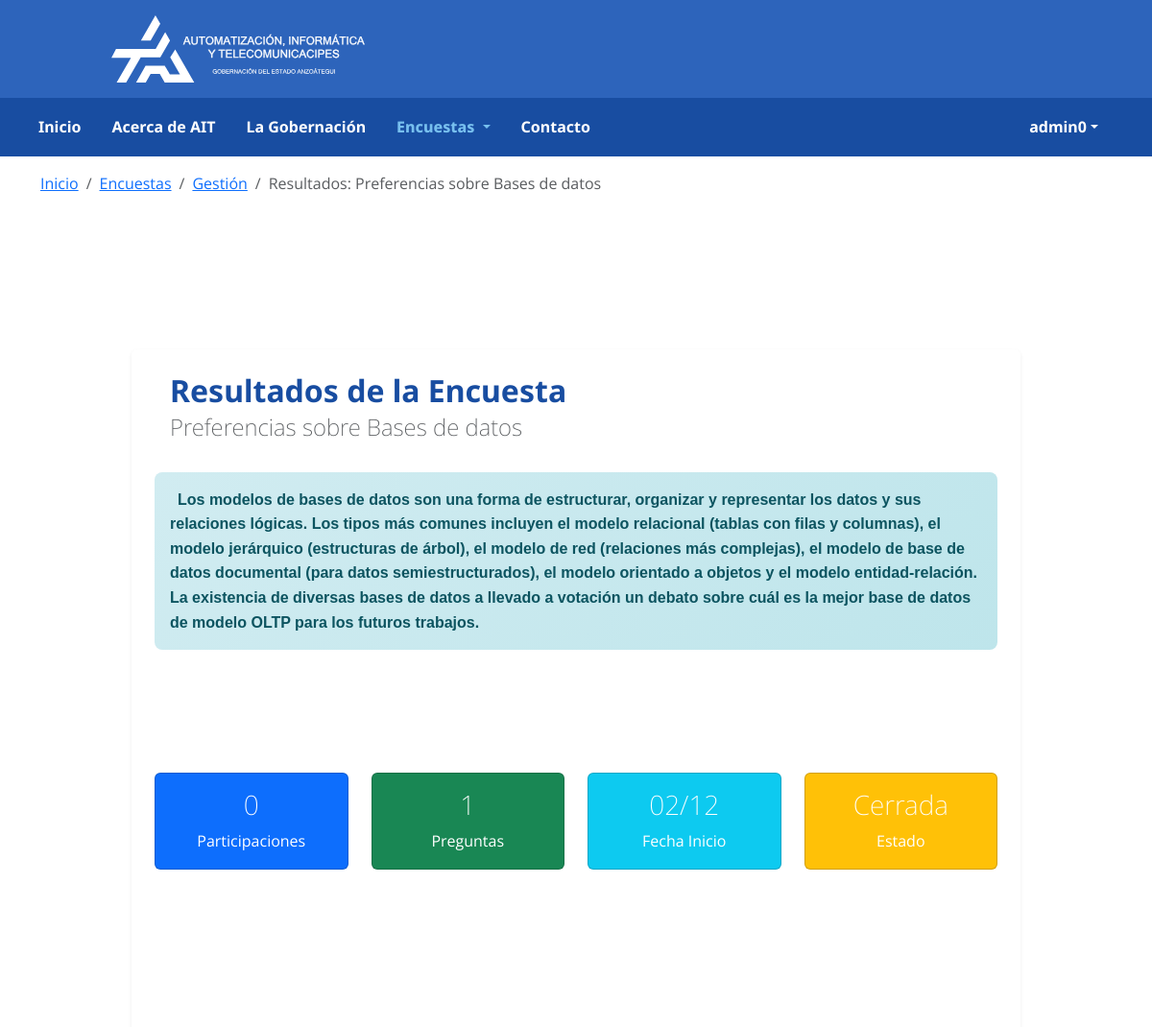
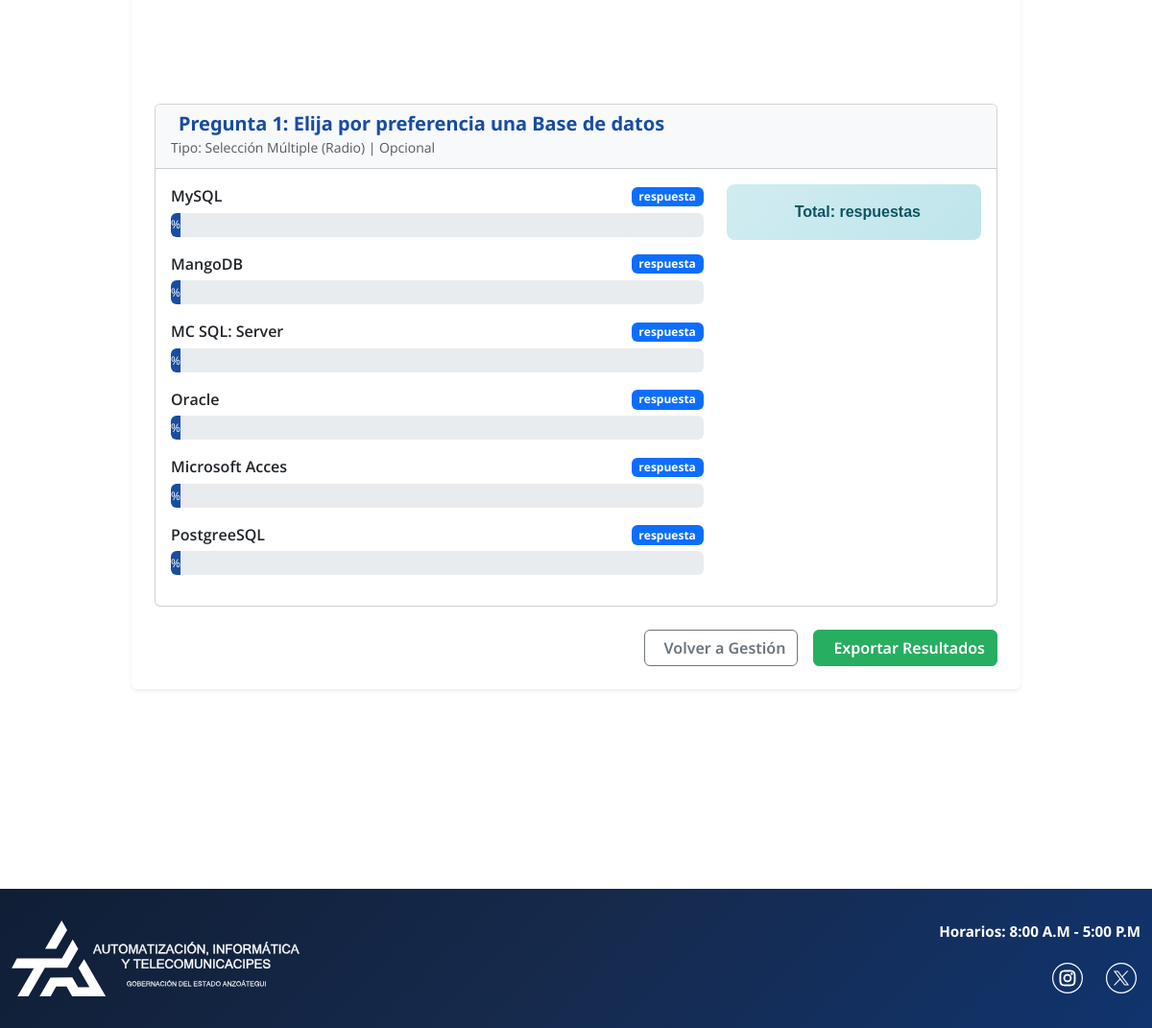
The app's page /polls/1/results/ (signed in) with its own data (2 pictures, top to bottom).
### model_poll/models.py (models this page shows, shortened)
class User(AbstractUser):
    full_name = models.CharField(max_length=255, blank=True, default='')
    profile_image = models.ImageField(upload_to='profiles/', blank=True, null=True)
    rol = models.ForeignKey(Rol, on_delete=models.SET_NULL, null=True, blank=True, related_name="usuarios")

class Poll(models.Model):
    class Status(models.TextChoices):
        BORRADOR = 'BORRADOR', 'Borrador'
        ACTIVA = 'ACTIVA', 'Activa'
        CERRADA = 'CERRADA', 'Cerrada'
    created_by = models.ForeignKey(settings.AUTH_USER_MODEL, on_delete=models.SET_NULL, null=True, related_name="encuestas_creadas")
    title = models.CharField(max_length=200)
    description = models.TextField(blank=True, null=True, default='')
    image = models.ImageField(upload_to='polls/', blank=True, null=True)
    status = models.CharField(max_length=20, choices=Status.choices, default=Status.BORRADOR)
    star_date = models.DateTimeField(null=True, blank=True, help_text="Fecha y hora de inicio de la encuesta")
    end_date = models.DateTimeField(null=True, blank=True, help_text="Fecha y hora de finalización de la encuesta")

class Question(models.Model):
    class QuestionType(models.TextChoices):
        TEXTO_LIBRE = 'TEXTO_LIBRE', 'Texto Libre'
        SELECCION_MULTIPLE = 'SELECCION_MULTIPLE', 'Selección Múltiple (Radio)'
        CASILLA_VERIFICACION = 'CASILLA_VERIFICACION', 'Casilla de Verificación (Checkbox)'
        ESCALA_NUMERICA = 'ESCALA_NUMERICA', 'Escala Numérica (1-5)'
    poll = models.ForeignKey(Poll, on_delete=models.CASCADE, related_name="preguntas")
    question_text = models.TextField()
    question_type = models.CharField(max_length=50, choices=QuestionType.choices)
    is_obligatory = models.BooleanField(default=False)
    order = models.PositiveIntegerField(default=0, help_text="Orden de las preguntas (0, 1, 2 ...)")
    class Meta:
        ordering = ['order'] # Ordena las preguntas por defecto según el campo 'order'

class Options(models.Model):
    question = models.ForeignKey(Question, on_delete=models.CASCADE, related_name="opciones")
    options_text = models.CharField(max_length=255)
    value = models.IntegerField(null=True, blank=True, help_text="Valor numérico opcional para análisis")

### posts/views.py (the view, shortened to what this page needs)
# urls.py: path('<int:poll_id>/results/', views.poll_results, name='poll_results'),
@login_required
def poll_results(request, poll_id):
    if not request.user.rol or request.user.rol.name not in ['Administrador', 'Trabajador']:
        return HttpResponseForbidden("No tienes permisos para ver resultados.")
    if request.user.rol.name == 'Administrador':
        poll = get_object_or_404(Poll, id=poll_id)
    else:
        poll = get_object_or_404(Poll, id=poll_id, created_by=request.user)
    total_participations = poll.participaciones.count()
    for question in poll.preguntas.all():
        if question.question_type == 'SELECCION_MULTIPLE':
            for option in question.opciones.all():
                option.response_count = QuestionDetails.objects.filter(
                    question=question,
                    selected_options=option
                ).count()
                option.percentage = (option.response_count / total_participations * 100) if total_participations > 0 else 0
        elif question.question_type == 'TEXTO_LIBRE':
            question.text_responses = QuestionDetails.objects.filter(
                question=question,
                answer_text__isnull=False
            ).select_related('participation__user')
    context = {
        'poll': poll,
        'total_participations': total_participations,
    }
    return render(request, 'posts/poll_results.html', context)

### templates/posts/poll_results.html (shortened to what this page needs)
{% extends "pages/layouts/_base.html" %}
{% load static %}
{% block content %}
<div class="container mt-3">
    <nav aria-label="breadcrumb">
        <ol class="breadcrumb">
            <li class="breadcrumb-item"><a href="{% url 'home' %}">Inicio</a></li>
            <li class="breadcrumb-item"><a href="{% url 'posts:poll_list' %}">Encuestas</a></li>
            <li class="breadcrumb-item"><a href="{% url 'posts:poll_manager' %}">Gestión</a></li>
            <li class="breadcrumb-item active" aria-current="page">Resultados: {{ poll.title }}</li>
        </ol>
    </nav>
</div>
<div class="container my-5">
    <div class="row justify-content-center">
        <div class="col-lg-10">
            <div class="card border-0 shadow-sm">
                <div class="card-body p-4">
                    <div class="d-flex align-items-center mb-4">
                        <div>
                            <h2 class="card-title fw-bold mb-1" style="color: #184da1;">Resultados de la Encuesta</h2>
                            <h4 class="text-muted">{{ poll.title }}</h4>
                        </div>
                    </div>
                    {% if poll.description %}
                    <div class="alert alert-info">
                        {{ poll.description }}
                    </div>
                    {% endif %}
                    <div class="row mb-4">
                        <div class="col-md-3">
                            <div class="card bg-primary text-white">
                                <div class="card-body text-center">
                                    <h3>{{ total_participations }}</h3>
                                    <p class="mb-0">Participaciones</p>
                                </div>
                            </div>
                        </div>
                        <div class="col-md-3">
                            <div class="card bg-success text-white">
                                <div class="card-body text-center">
                                    <h3>{{ poll.preguntas.count }}</h3>
                                    <p class="mb-0">Preguntas</p>
                                </div>
                            </div>
                        </div>
                        <div class="col-md-3">
                            <div class="card bg-info text-white">
                                <div class="card-body text-center">
                                    <h3>{{ poll.star_date|date:"d/m" }}</h3>
                                    <p class="mb-0">Fecha Inicio</p>
                                </div>
                            </div>
                        </div>
                        <div class="col-md-3">
                            <div class="card bg-warning text-white">
                                <div class="card-body text-center">
                                    <h3>{{ poll.get_status_display }}</h3>
                                    <p class="mb-0">Estado</p>
                                </div>
                            </div>
                        </div>
                    </div>
                    {% for question in poll.preguntas.all %}
                    <div class="card mb-4">
                        <div class="card-header" style="background-color: #f8f9fa;">
                            <h5 class="mb-0 fw-bold" style="color: #184da1;">
                                Pregunta {{ forloop.counter }}: {{ question.question_text }}
                            </h5>
                            <small class="text-muted">
                                Tipo: {{ question.get_question_type_display }} |
                                {% if question.is_obligatory %}Obligatoria{% else %}Opcional{% endif %}
                            </small>
                        </div>
                        <div class="card-body">
                            {% if question.question_type == 'SELECCION_MULTIPLE' %}
                                <div class="row">
                                    <div class="col-md-8">
                                        {% for option in question.opciones.all %}
                                        <div class="mb-3">
                                            <div class="d-flex justify-content-between align-items-center mb-1">
                                                <span class="fw-semibold">{{ option.options_text }}</span>
                                                <span class="badge bg-primary">{{ option.response_count }} respuesta{{ option.response_count|pluralize:"s" }}</span>
                                            </div>
                                            <div class="progress" style="height: 25px;">
                                                <div class="progress-bar" role="progressbar"
                                                     style="width: {{ option.percentage }}%; background-color: #184da1;"
                                                     aria-valuenow="{{ option.percentage }}"
                                                     aria-valuemin="0"
                                                     aria-valuemax="100">
                                                    {{ option.percentage|floatformat:1 }}%
                                                </div>
                                            </div>
                                        </div>
                                        {% endfor %}
                                    </div>
                                    <div class="col-md-4">
                                        <div class="text-center">
                                            <div class="alert alert-info">
                                                <strong>Total:</strong> {{ question.total_responses }} respuestas
                                            </div>
                                        </div>
                                    </div>
                                </div>
                            {% endif %}
                        </div>
                    </div>
                    {% endfor %}
                    <div class="d-grid gap-2 d-md-flex justify-content-md-end mt-4">
                        <a href="{% url 'posts:poll_manager' %}" class="btn btn-outline-secondary me-md-2">
                            Volver a Gestión
                        </a>
                        <a href="#" class="btn btn-success">
                            Exportar Resultados
                        </a>
                    </div>
                </div>
            </div>
        </div>
    </div>
</div>
{% endblock %}

### templates/pages/layouts/_base.html (shortened to what this page needs)
{% load static %}
<!DOCTYPE html>
<html lang="es">
<head>
    <link href="https://cdn.jsdelivr.net/npm/bootstrap@5.3.2/dist/css/bootstrap.min.css" rel="stylesheet">
    <link rel="stylesheet" href="{% static 'css/styles.css' %}">
</head>
<body>
    <header>
        <div class="svg-container">
            <img src="{% static 'SVG/AIT White lateral.svg' %}" class="svg_ait" alt="Logo AIT">
        </div>
    </header>
    <nav class="navbar navbar-expand-lg custom-navbar">
        <div class="container custom-nav-container">
            <div class="collapse navbar-collapse" id="navbarNav">
                <ul class="navbar-nav me-auto">
                    <li class="nav-item">
                        <a class="nav-link {% if request.resolver_match.url_name == 'home' %}active{% endif %}" href="{% url 'home' %}">Inicio</a>
                    </li>
                    <li class="nav-item">
                        <a class="nav-link {% if request.resolver_match.url_name == 'about' %}active{% endif %}" href="{% url 'about' %}">Acerca de AIT</a>
                    </li>
                    <li class="nav-item">
                        <a class="nav-link" href="https://anzoategui.gob.ve/">La Gobernación</a>
                    </li>
                    <li class="nav-item dropdown">
                        <a class="nav-link dropdown-toggle {% if 'poll' in request.resolver_match.url_name %}active{% endif %}" href="#" role="button" data-bs-toggle="dropdown">
                            Encuestas
                        </a>
                    </li>
                    <li class="nav-item">
                        <a class="nav-link {% if request.resolver_match.url_name == 'contact' %}active{% endif %}" href="{% url 'contact'%}">Contacto</a>
                    </li>
                </ul>
                <ul class="navbar-nav">
                    {% if user.is_authenticated %}
                        <li class="nav-item dropdown">
                            <a class="nav-link dropdown-toggle d-flex align-items-center" href="#" role="button" data-bs-toggle="dropdown">
                                <span class="d-none d-md-inline">{{ user.first_name|default:user.username }}</span>
                            </a>
                        </li>
                    {% else %}
                        <li class="nav-item">
                            <a class="nav-link" href="{% url 'login' %}">Iniciar Sesión</a>
                        </li>
                    {% endif %}
                </ul>
            </div>
        </div>
    </nav>
    {% block content %}
    {% endblock %}
    <footer class="custom-footer">
        <div class="container">
            <div class="row align-items-start">
                <div class="col-lg-4 col-md-12 text-center text-lg-start mb-3 mb-lg-0">
                    <img src="{% static 'SVG/AIT White lateral.svg' %}" class="svg_footer img-fluid" alt="Logo AIT">
                </div>
                <div class="col-lg-8 col-md-12">
                    <div class="text-end">
                        <ul class="list-unstyled footer-info mb-3">
                            <li class="mb-0">
                                Horarios: 8:00 A.M - 5:00 P.M
                            </li>
                        </ul>
                        <div class="d-flex justify-content-end gap-3">
                            <a href="https://www.instagram.com/aitanzoategui/" target="_blank" class="social-link">
                                <img src="{% static 'SVG/Instagram.svg' %}" alt="Instagram" class="social-icon">
                            </a>
                            <a href="https://x.com/aitanzoategui" target="_blank" class="social-link">
                                <img src="{% static 'SVG/XTwitter.svg' %}" alt="Twitter" class="social-icon">
                            </a>
                        </div>
                    </div>
                </div>
            </div>
        </div>
    </footer>
</body>
</html>

### records on screen
User: first_name "admin0"
Poll: title "Preferencias sobre Bases de datos", description "Los modelos de bases de datos son una forma de estructurar, organizar y representar los datos y sus relaciones lógicas. Los tipos más comunes incluyen el modelo relacional (tablas con filas y columnas), el modelo jerárquico (estructuras de árbol), el modelo de red (relaciones más complejas), el modelo de base de datos documental (para datos semiestructurados), el modelo orientado a objetos y el modelo entidad-relación. La existencia de diversas bases de datos a llevado a votación un debato sobre cuál es la mejor base de datos de modelo OLTP para los futuros trabajos.", preguntas.count "1", star_date "02/12", status "Cerrada"
Question: question_text "Elija por preferencia una Base de datos", question_type "Selección Múltiple (Radio)", is_obligatory "Opcional"
Options: options_text "MySQL"
Options: options_text "MangoDB"
Options: options_text "MC SQL: Server"
Options: options_text "Oracle"
Options: options_text "Microsoft Acces"
Options: options_text "PostgreeSQL"

### other values on screen
{{ total_participations }} "0"
